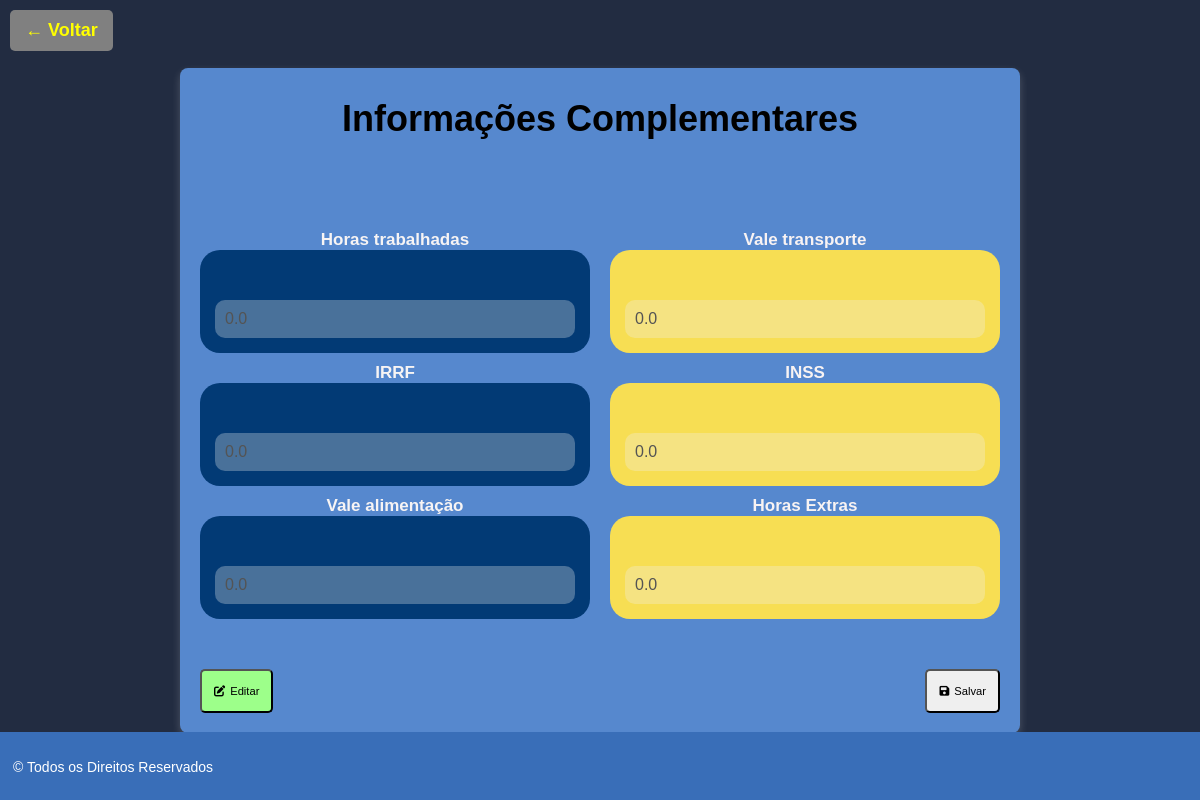
/mais_informacoes/20, run on the app's committed database.
### tables this page shows
CREATE TABLE funcionarios (
            id INTEGER PRIMARY KEY AUTOINCREMENT,
            nome_completo TEXT NOT NULL,
            data_nascimento TEXT NOT NULL,
            salario REAL NOT NULL,
            cpf TEXT UNIQUE NOT NULL,
            cargo TEXT NOT NULL,
            numero_conta TEXT NOT NULL
        , horas_trabalhadas REAL DEFAULT 0, vale_transporte REAL DEFAULT 0, irrf REAL DEFAULT 0, inss REAL DEFAULT 0, vale_alimentacao REAL DEFAULT 0, horas_extras REAL DEFAULT 0);

### app.py (the view, shortened to what this page needs)
@app.route('/mais_informacoes/<int:id>', methods=['GET', 'POST'])
def mais_informacoes(id):
    conn = sqlite3.connect('payzen.db')
    conn.row_factory = sqlite3.Row
    cursor = conn.cursor()
    cursor.execute('SELECT * FROM funcionarios WHERE id = ?', (id,))
    funcionario = cursor.fetchone()
    if not funcionario:
        conn.close()
        return "Funcionário não encontrado", 404
    conn.close()
    return render_template('mais_informacoes.html', funcionario=funcionario)

### templates/mais_informacoes.html (shortened to what this page needs)
<!DOCTYPE html>
<html lang="pt-br">
<head>
    <link rel="stylesheet" href="{{ url_for('static', filename='style_mais_informacoes.css') }}">
    <link href="https://cdnjs.cloudflare.com/ajax/libs/font-awesome/6.0.0-beta3/css/all.min.css" rel="stylesheet">
</head>
<body>
    <div class="container">
        <div class="header">
            <a href="{{ url_for('busca_funcionario') }}" class="voltar-btn">
                <span>&#8592;</span> Voltar
            </a>
            <h1>Informações Complementares</h1>
        </div>
        <form method="POST" action="{{ url_for('mais_informacoes', id=funcionario['id']) }}">
            <div class="content">
                <div class="details">
                    <div class="info-box blue">
                        <span>Horas trabalhadas</span>
                        <input type="text" name="horas_trabalhadas" value="{{ funcionario['horas_trabalhadas'] }}" disabled>
                    </div>
                    <div class="info-box yellow">
                        <span>Vale transporte</span>
                        <input type="text" name="vale_transporte" value="{{ funcionario['vale_transporte'] }}" disabled>
                    </div>
                    <div class="info-box blue">
                        <span>IRRF</span>
                        <input type="text" name="irrf" value="{{ funcionario['irrf'] }}" disabled>
                    </div>
                    <div class="info-box yellow">
                        <span>INSS</span>
                        <input type="text" name="inss" value="{{ funcionario['inss'] }}" disabled>
                    </div>
                    <div class="info-box blue">
                        <span>Vale alimentação</span>
                        <input type="text" name="vale_alimentacao" value="{{ funcionario['vale_alimentacao'] }}" disabled>
                    </div>
                    <div class="info-box yellow">
                        <span>Horas Extras</span>
                        <input type="text" name="horas_extras" value="{{ funcionario['horas_extras'] }}" disabled>
                    </div>
                </div>
                <div class="actions">
                    <button type="button" class="edit-btn" onclick="editFields()">
                        <i class="fas fa-edit"></i> Editar
                    </button>
                    <button type="submit" class="save-btn">
                        <i class="fas fa-save"></i> Salvar
                    </button>
                </div>
            </div>
        </form>
  <footer>
    <p>ㅤ&copy; Todos os Direitos Reservados</p>
</footer>
    </div>
</body>
</html>

### static/style_mais_informacoes.css (style rules this page uses)
body { font-family: Arial, sans-serif; margin: 0; padding: 0; background-color: #222c41; color: #000000; display: flex; align-items: center; justify-content: center; min-height: 100vh; }
.container { width: 70%; max-width: 800px; background-color:#5688ce; padding: 20px; border-radius: 8px; box-shadow: 0 4px 8px rgba(255, 255, 255, 0.2); }
.header { display: flex; flex-direction: column; align-items: center; justify-content: center; }
.voltar-btn { position: absolute; top: 10px; left: 10px; background-color: grey; color: yellow; padding: 10px 15px; border-radius: 5px; text-decoration: none; font-size: 18px; font-weight: bold; }
h1 { margin: 10px 0; font-size: 36px; text-align: center; }
.content { text-align: center; }
.details { display: flex; flex-wrap: wrap; justify-content: space-between; margin: 20px 0; }
.info-box { width: 45%; padding: 30px 15px 15px; border-radius: 20px; margin-bottom: 30px; text-align: center; font-weight: bold; position: relative; }
.info-box span { position: absolute; top: -20px; left: 50%; transform: translateX(-50%); background-color: transparent; font-size: 17px; }
.info-box input { width: 100%; padding: 10px; margin-top: 20px; border: none; border-radius: 10px; font-size: 16px; box-sizing: border-box; }
.blue { background-color: #023a75; color: rgb(247, 244, 244); }
.yellow { background-color: #f7de53; color: rgb(248, 243, 243); }
.actions button { display: flex; align-items: center; gap: 5px; padding: 14px 12px; font-size: 0.7rem; cursor: pointer; border-radius: 5px; }
.actions { display: flex; justify-content: space-between; margin-top: 20px; }
.edit-btn { background-color: #9dff8a; color: #000000; }
footer { position: fixed; bottom: 0; left: 0; width: 100%; background-color:#396eb8; padding: 10px 0; display: flex; justify-content: space-between; align-items: center; color: white; font-size: 14px; }
body { min-height: 100vh; display: flex; flex-direction: column; }

### data on the page
funcionarios: horas_trabalhadas "0.0", vale_transporte "0.0", irrf "0.0", inss "0.0", vale_alimentacao "0.0", horas_extras "0.0"
